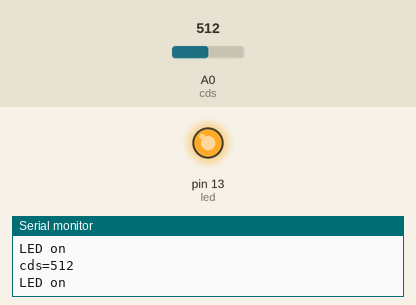
Recording of a sketch running on a simulated Arduino Uno, built with avr-gcc and run on an emulated ATmega328P. On the bench: output pins drawn as LEDs (lit = HIGH), the last lines printed to the serial monitor. The test bench sets the inputs (shaded band); at power-on: A0 (cds) = 512.

Above: at 1.2 s.
1.3 s: A0 (cds) set to 485
At 2.2 s:
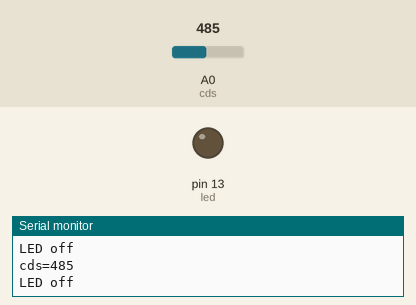
2.9 s: A0 (cds) set to 510
At 3.5 s:
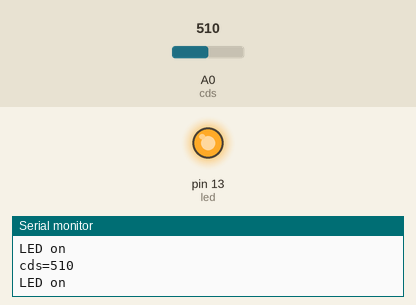
4.5 s: A0 (cds) set to 490
At 6.0 s:
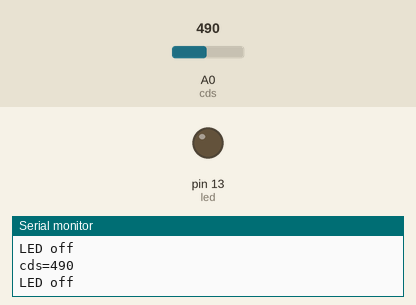
Timing chart, 0 to 7.5 s (numbered marks = the images above; inputs shaded):
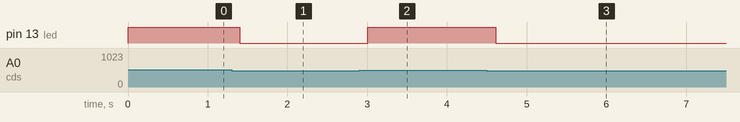

Measured:
- the behaviour switches between 500 and 499 on A0 (cds) (found by bisection; images 0 and 1)
- after the input at 1.3 s, pin 13 (led): HIGH → LOW after 0.10 s
- after the input at 2.9 s, pin 13 (led): LOW → HIGH after 0.11 s
- after the input at 4.5 s, pin 13 (led): HIGH → LOW after 0.11 s

The sketch:

Cds_led.ino
```cpp
int cds = A0;
int led = 13;

void setup() {
  Serial.begin(9600);
  pinMode(led, OUTPUT);
}

void loop() {
  int bright=analogRead(cds);

  Serial.print("cds=");
  Serial.println(bright);

  if(bright>500)
  {
    digitalWrite(led, HIGH);
    Serial.println("LED on");
  }
  else if(bright<500)
  {
    digitalWrite(led, LOW);
    Serial.println("LED off");
  }
  delay(200);
}
```
